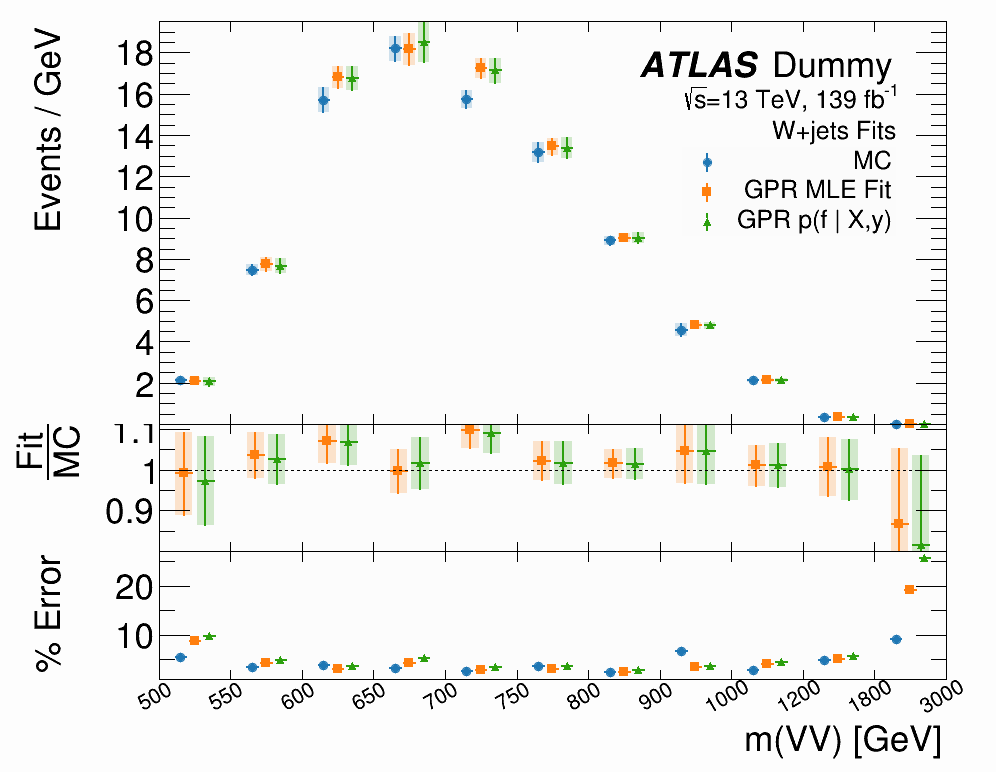

Recreate this plot in Python.
#!/usr/bin/env python3

'''
Run this file with 

    python3 examples/discrete_plot.py

'''

import plot
import histograms
import ROOT

def discrete_plot():
    hists = histograms.hists_mVV_vjetsfit
    args = {
        'filename':     'discrete_plot',
        'title':        'ATLAS Dummy',
        'subtitle':     [
            '#sqrt{s}=13 TeV, 139 fb^{-1}',
            'W+jets Fits',
        ],
        'legend':       ['MC', 'GPR MLE Fit', 'GPR p(f | X,y)'],
        'xtitle':       'm(VV) [GeV]',
    }

    ### Main pad hists ###
    for i,h in enumerate(hists): # Do styles before cloning for the ratio plots
        h.SetLineWidth(2)
        h.SetLineColor(plot.colors.tableu(i))
        h.SetFillColorAlpha(plot.colors.tableu(i), 0.2)
        h.SetMarkerColor(plot.colors.tableu(i))
        h.SetMarkerStyle(ROOT.kFullCircle + i)
    args.setdefault('ytitle', 'Events / GeV')
    args.setdefault('opts', 'P2+')
    args.setdefault('legend_opts', 'PE')
    args.setdefault('xrange', None)
    args.setdefault('yrange', [0, None])

    ### Ratio plot ###
    hists2 = []
    for h in hists[1:]:
        r = h.Clone()
        r.Divide(hists[0])
        hists2.append(r)
    args.setdefault('opts2', 'P2+')
    args.setdefault('ytitle2', '#frac{Fit}{MC}')
    args.setdefault('ignore_outliers_y2', 0)
    args.setdefault('hline2', 1)

    ### Fractional uncertainty ###
    hists3 = []
    for h in hists:
        h = h.Clone()
        for i in range(h.GetNbinsX() + 2):
            v = h.GetBinContent(i)
            if v > 0:
                h.SetBinContent(i, 100 * h.GetBinError(i) / v)
            else:
                h.SetBinContent(i, 0)
            h.SetBinError(i, 0)
        hists3.append(h)
    args.setdefault('opts3', 'P2+')
    args.setdefault('ytitle3', '% Error')
    args.setdefault('ignore_outliers_y3', 0)

    ### Remove bottom ticks ###
    def frame_callback(frame):
        frame.GetYaxis().ChangeLabel(1, -1, 0)
    args['frame_callback'] = frame_callback
    args['frame_callback2'] = frame_callback

    ### Plot ###
    plot.plot_discrete_bins(hists, hists2, hists3, plotter=plot.plot_ratio3, **args)



if __name__ == "__main__":
    plot.save_transparent = False
    discrete_plot()
